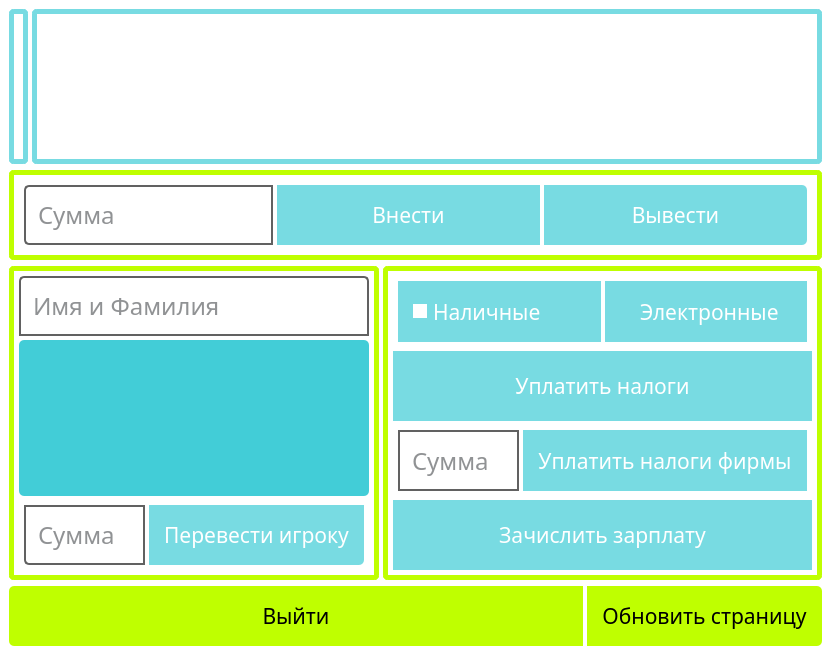
<?xml version="1.0" encoding="UTF-8"?>
<ui version="4.0">
 <class>BankNFCWindow</class>
 <widget class="QMainWindow" name="BankNFCWindow">
  <property name="geometry">
   <rect>
    <x>0</x>
    <y>0</y>
    <width>831</width>
    <height>655</height>
   </rect>
  </property>
  <property name="sizePolicy">
   <sizepolicy hsizetype="Preferred" vsizetype="Preferred">
    <horstretch>0</horstretch>
    <verstretch>0</verstretch>
   </sizepolicy>
  </property>
  <property name="minimumSize">
   <size>
    <width>0</width>
    <height>0</height>
   </size>
  </property>
  <property name="maximumSize">
   <size>
    <width>16777215</width>
    <height>16777215</height>
   </size>
  </property>
  <property name="windowTitle">
   <string>MainWindow</string>
  </property>
  <widget class="QWidget" name="centralwidget">
   <property name="styleSheet">
    <string notr="true">#centralwidget
{
	background-color: white;
}



QLineEdit
{
	color: #212529;
	padding: 10px;
	border: 2px solid #616161;
	background-color: white;
}
QLineEdit:focus
{
	border: 3px solid #272727;
}
QLineEdit:disabled
{
	background-color: #3F3F3F;
	color: #FFF;
}



QPushButton
{
    background-color: #78DBE2;
    color: white;
	border: none;
	padding: 15px;
}
QPushButton:hover:!pressed
{
	background-color: #28B3BD;
}
QPushButton:pressed
{
	background-color: #ABE9ED;
	color: black;
}
QPushButton::disabled
{
	background-color: #3F3F3F;
}</string>
   </property>
   <layout class="QVBoxLayout" name="verticalLayout">
    <item>
     <widget class="QFrame" name="personInfoFrame">
      <property name="styleSheet">
       <string notr="true">QLabel
{
	border: 5px solid #78DBE2;
	padding: 1px;
	border-radius: 5px;
}



QTextBrowser
{
	border: 5px solid #78DBE2;
	border-radius: 5px;
}



QTextBrowser QScrollBar:vertical {
	border: none;
    background: #3F3F3F;
	border-radius: 5px;
}
QTextBrowser QScrollBar:handle:vertical {
    background: #BFFF00;
	border-radius: 5px;
}
QTextBrowser QScrollBar:add-line:vertical,
QTextBrowser QScrollBar:sub-line:vertical
{
	border: none;
    background: #BFFF00;
	border-radius: 5px;
}
QTextBrowser QScrollBar:up-arrow:vertical,
QTextBrowser QScrollBar:down-arrow:vertical
{
	background-color: transparent;
}</string>
      </property>
      <property name="frameShape">
       <enum>QFrame::NoFrame</enum>
      </property>
      <property name="frameShadow">
       <enum>QFrame::Raised</enum>
      </property>
      <layout class="QHBoxLayout" name="horizontalLayout">
       <property name="spacing">
        <number>4</number>
       </property>
       <property name="leftMargin">
        <number>0</number>
       </property>
       <property name="topMargin">
        <number>0</number>
       </property>
       <property name="rightMargin">
        <number>0</number>
       </property>
       <property name="bottomMargin">
        <number>0</number>
       </property>
       <item>
        <widget class="QLabel" name="companyPic">
         <property name="minimumSize">
          <size>
           <width>0</width>
           <height>0</height>
          </size>
         </property>
         <property name="maximumSize">
          <size>
           <width>200</width>
           <height>200</height>
          </size>
         </property>
         <property name="font">
          <font>
           <family>Segoe UI</family>
           <pointsize>9</pointsize>
          </font>
         </property>
         <property name="styleSheet">
          <string notr="true"/>
         </property>
         <property name="text">
          <string/>
         </property>
         <property name="pixmap">
          <pixmap resource="../res/resources.qrc">:/img/img/bank.png</pixmap>
         </property>
         <property name="scaledContents">
          <bool>true</bool>
         </property>
        </widget>
       </item>
       <item>
        <widget class="QTextBrowser" name="personInfoTextBrowser">
         <property name="sizePolicy">
          <sizepolicy hsizetype="Expanding" vsizetype="Preferred">
           <horstretch>0</horstretch>
           <verstretch>0</verstretch>
          </sizepolicy>
         </property>
         <property name="font">
          <font>
           <family>Fira Sans Condensed</family>
           <pointsize>18</pointsize>
          </font>
         </property>
         <property name="horizontalScrollBarPolicy">
          <enum>Qt::ScrollBarAlwaysOff</enum>
         </property>
         <property name="html">
          <string>&lt;!DOCTYPE HTML PUBLIC &quot;-//W3C//DTD HTML 4.0//EN&quot; &quot;http://www.w3.org/TR/REC-html40/strict.dtd&quot;&gt;
&lt;html&gt;&lt;head&gt;&lt;meta name=&quot;qrichtext&quot; content=&quot;1&quot; /&gt;&lt;style type=&quot;text/css&quot;&gt;
p, li { white-space: pre-wrap; }
&lt;/style&gt;&lt;/head&gt;&lt;body style=&quot; font-family:'Fira Sans Condensed'; font-size:18pt; font-weight:400; font-style:normal;&quot;&gt;
&lt;p style=&quot;-qt-paragraph-type:empty; margin-top:0px; margin-bottom:0px; margin-left:0px; margin-right:0px; -qt-block-indent:0; text-indent:0px;&quot;&gt;&lt;br /&gt;&lt;/p&gt;&lt;/body&gt;&lt;/html&gt;</string>
         </property>
        </widget>
       </item>
      </layout>
     </widget>
    </item>
    <item>
     <widget class="QFrame" name="transferMoneyFrame">
      <property name="styleSheet">
       <string notr="true">QLineEdit
{
	border-top-left-radius: 5px;
	border-bottom-left-radius: 5px;
}



#withdrawButton
{
	border-top-right-radius: 5px;
	border-bottom-right-radius: 5px;
}



QFrame
{
	border: 5px solid #BFFF00;
	border-radius: 5px;
	padding: 10px;
}</string>
      </property>
      <property name="frameShape">
       <enum>QFrame::NoFrame</enum>
      </property>
      <property name="frameShadow">
       <enum>QFrame::Raised</enum>
      </property>
      <layout class="QHBoxLayout" name="horizontalLayout_2">
       <property name="spacing">
        <number>4</number>
       </property>
       <property name="leftMargin">
        <number>0</number>
       </property>
       <property name="topMargin">
        <number>0</number>
       </property>
       <property name="rightMargin">
        <number>0</number>
       </property>
       <property name="bottomMargin">
        <number>0</number>
       </property>
       <item>
        <widget class="QLineEdit" name="transferAmountLineEdit">
         <property name="sizePolicy">
          <sizepolicy hsizetype="Maximum" vsizetype="Preferred">
           <horstretch>0</horstretch>
           <verstretch>0</verstretch>
          </sizepolicy>
         </property>
         <property name="minimumSize">
          <size>
           <width>0</width>
           <height>0</height>
          </size>
         </property>
         <property name="maximumSize">
          <size>
           <width>16777215</width>
           <height>16777215</height>
          </size>
         </property>
         <property name="font">
          <font>
           <family>Fira Sans Condensed</family>
           <pointsize>18</pointsize>
          </font>
         </property>
         <property name="styleSheet">
          <string notr="true"/>
         </property>
         <property name="text">
          <string/>
         </property>
         <property name="maxLength">
          <number>9</number>
         </property>
         <property name="placeholderText">
          <string>Сумма</string>
         </property>
        </widget>
       </item>
       <item>
        <widget class="QPushButton" name="depositButton">
         <property name="sizePolicy">
          <sizepolicy hsizetype="Expanding" vsizetype="Preferred">
           <horstretch>0</horstretch>
           <verstretch>0</verstretch>
          </sizepolicy>
         </property>
         <property name="minimumSize">
          <size>
           <width>0</width>
           <height>0</height>
          </size>
         </property>
         <property name="maximumSize">
          <size>
           <width>16777215</width>
           <height>16777215</height>
          </size>
         </property>
         <property name="font">
          <font>
           <family>Fira Sans Condensed</family>
           <pointsize>16</pointsize>
          </font>
         </property>
         <property name="styleSheet">
          <string notr="true"/>
         </property>
         <property name="text">
          <string>Внести</string>
         </property>
        </widget>
       </item>
       <item>
        <widget class="QPushButton" name="withdrawButton">
         <property name="sizePolicy">
          <sizepolicy hsizetype="Expanding" vsizetype="Preferred">
           <horstretch>0</horstretch>
           <verstretch>0</verstretch>
          </sizepolicy>
         </property>
         <property name="minimumSize">
          <size>
           <width>0</width>
           <height>0</height>
          </size>
         </property>
         <property name="maximumSize">
          <size>
           <width>16777215</width>
           <height>16777215</height>
          </size>
         </property>
         <property name="font">
          <font>
           <family>Fira Sans Condensed</family>
           <pointsize>16</pointsize>
          </font>
         </property>
         <property name="styleSheet">
          <string notr="true"/>
         </property>
         <property name="text">
          <string>Вывести</string>
         </property>
        </widget>
       </item>
      </layout>
     </widget>
    </item>
    <item>
     <widget class="QFrame" name="frame">
      <property name="frameShape">
       <enum>QFrame::NoFrame</enum>
      </property>
      <property name="frameShadow">
       <enum>QFrame::Raised</enum>
      </property>
      <layout class="QHBoxLayout" name="horizontalLayout_7">
       <property name="spacing">
        <number>4</number>
       </property>
       <property name="leftMargin">
        <number>0</number>
       </property>
       <property name="topMargin">
        <number>0</number>
       </property>
       <property name="rightMargin">
        <number>0</number>
       </property>
       <property name="bottomMargin">
        <number>0</number>
       </property>
       <item>
        <widget class="QFrame" name="payPersonFrame">
         <property name="styleSheet">
          <string notr="true">QFrame
{
	border: 5px solid #BFFF00;
	border-radius: 5px;
	padding: 5px;
}



QLineEdit
{
	border-top-left-radius: 5px;
	border-top-right-radius: 5px;
}



QListWidget
{
	color: #212529;
	background-color: #42CDD7;
	border: none;
}
QListWidget:disabled
{
	background-color: #3F3F3F;
	color: #FFF;
}



QListWidget::item
{
	color: black;
	background-color: white;
	border: 3px solid #42CDD7;
	border-radius: 5px;
	padding: 3px;
	margin-right: 5px;
}
QListWidget::item:hover:!selected
{
	background-color: #CCCCCC;
}
QListWidget::item:selected
{
	border: 5px solid #BFFF00;
}



QListWidget QScrollBar:vertical {
	border: none;
    background: #3F3F3F;
	border-radius: 5px;
}
QListWidget QScrollBar:handle:vertical {
    background: #BFFF00;
	border-radius: 5px;
}
QListWidget QScrollBar:add-line:vertical,
QListWidget QScrollBar:sub-line:vertical
{
	border: none;
    background: #BFFF00;
	border-radius: 5px;
}
QListWidget QScrollBar:up-arrow:vertical,
QListWidget QScrollBar:down-arrow:vertical
{
	background-color: transparent;
}</string>
         </property>
         <property name="frameShape">
          <enum>QFrame::NoFrame</enum>
         </property>
         <property name="frameShadow">
          <enum>QFrame::Raised</enum>
         </property>
         <layout class="QVBoxLayout" name="verticalLayout_2">
          <property name="spacing">
           <number>4</number>
          </property>
          <property name="leftMargin">
           <number>0</number>
          </property>
          <property name="topMargin">
           <number>0</number>
          </property>
          <property name="rightMargin">
           <number>0</number>
          </property>
          <property name="bottomMargin">
           <number>0</number>
          </property>
          <item>
           <widget class="QLineEdit" name="personTransferLineEdit">
            <property name="enabled">
             <bool>true</bool>
            </property>
            <property name="sizePolicy">
             <sizepolicy hsizetype="Expanding" vsizetype="Fixed">
              <horstretch>0</horstretch>
              <verstretch>0</verstretch>
             </sizepolicy>
            </property>
            <property name="minimumSize">
             <size>
              <width>0</width>
              <height>0</height>
             </size>
            </property>
            <property name="font">
             <font>
              <family>Fira Sans Condensed</family>
              <pointsize>18</pointsize>
             </font>
            </property>
            <property name="styleSheet">
             <string notr="true"/>
            </property>
            <property name="maxLength">
             <number>64</number>
            </property>
            <property name="placeholderText">
             <string>Имя и Фамилия</string>
            </property>
           </widget>
          </item>
          <item>
           <widget class="QListWidget" name="personsListWidget">
            <property name="enabled">
             <bool>true</bool>
            </property>
            <property name="sizePolicy">
             <sizepolicy hsizetype="Preferred" vsizetype="Expanding">
              <horstretch>0</horstretch>
              <verstretch>0</verstretch>
             </sizepolicy>
            </property>
            <property name="minimumSize">
             <size>
              <width>0</width>
              <height>0</height>
             </size>
            </property>
            <property name="font">
             <font>
              <family>Fira Sans Condensed</family>
              <pointsize>18</pointsize>
             </font>
            </property>
            <property name="styleSheet">
             <string notr="true"/>
            </property>
            <property name="frameShape">
             <enum>QFrame::StyledPanel</enum>
            </property>
            <property name="horizontalScrollBarPolicy">
             <enum>Qt::ScrollBarAlwaysOff</enum>
            </property>
            <property name="wordWrap">
             <bool>true</bool>
            </property>
           </widget>
          </item>
          <item>
           <widget class="QFrame" name="payPersonFrame_2">
            <property name="styleSheet">
             <string notr="true">QFrame
{
	border: none;
}



QLineEdit
{
	border-radius: 0px;
	border-bottom-left-radius: 5px;
}



QPushButton
{
	border-bottom-right-radius: 5px;
}</string>
            </property>
            <property name="frameShape">
             <enum>QFrame::NoFrame</enum>
            </property>
            <property name="frameShadow">
             <enum>QFrame::Raised</enum>
            </property>
            <layout class="QHBoxLayout" name="horizontalLayout_3">
             <property name="spacing">
              <number>4</number>
             </property>
             <property name="leftMargin">
              <number>0</number>
             </property>
             <property name="topMargin">
              <number>0</number>
             </property>
             <property name="rightMargin">
              <number>0</number>
             </property>
             <property name="bottomMargin">
              <number>0</number>
             </property>
             <item>
              <widget class="QLineEdit" name="personAmountLineEdit">
               <property name="enabled">
                <bool>true</bool>
               </property>
               <property name="sizePolicy">
                <sizepolicy hsizetype="Preferred" vsizetype="Preferred">
                 <horstretch>0</horstretch>
                 <verstretch>0</verstretch>
                </sizepolicy>
               </property>
               <property name="minimumSize">
                <size>
                 <width>0</width>
                 <height>0</height>
                </size>
               </property>
               <property name="font">
                <font>
                 <family>Fira Sans Condensed</family>
                 <pointsize>18</pointsize>
                </font>
               </property>
               <property name="styleSheet">
                <string notr="true"/>
               </property>
               <property name="maxLength">
                <number>64</number>
               </property>
               <property name="placeholderText">
                <string>Сумма</string>
               </property>
              </widget>
             </item>
             <item>
              <widget class="QPushButton" name="personTransferButton">
               <property name="enabled">
                <bool>true</bool>
               </property>
               <property name="sizePolicy">
                <sizepolicy hsizetype="Preferred" vsizetype="Preferred">
                 <horstretch>0</horstretch>
                 <verstretch>0</verstretch>
                </sizepolicy>
               </property>
               <property name="minimumSize">
                <size>
                 <width>0</width>
                 <height>0</height>
                </size>
               </property>
               <property name="maximumSize">
                <size>
                 <width>16777215</width>
                 <height>16777215</height>
                </size>
               </property>
               <property name="font">
                <font>
                 <family>Fira Sans Condensed</family>
                 <pointsize>16</pointsize>
                </font>
               </property>
               <property name="styleSheet">
                <string notr="true"/>
               </property>
               <property name="text">
                <string>Перевести игроку</string>
               </property>
              </widget>
             </item>
            </layout>
           </widget>
          </item>
         </layout>
        </widget>
       </item>
       <item>
        <widget class="QFrame" name="otherActionsFrame">
         <property name="styleSheet">
          <string notr="true">QFrame
{
	border: 5px solid #BFFF00;
	border-radius: 5px;
	padding: 5px;
}</string>
         </property>
         <property name="frameShape">
          <enum>QFrame::NoFrame</enum>
         </property>
         <property name="frameShadow">
          <enum>QFrame::Raised</enum>
         </property>
         <layout class="QVBoxLayout" name="verticalLayout_3">
          <property name="spacing">
           <number>4</number>
          </property>
          <property name="leftMargin">
           <number>0</number>
          </property>
          <property name="topMargin">
           <number>0</number>
          </property>
          <property name="rightMargin">
           <number>0</number>
          </property>
          <property name="bottomMargin">
           <number>0</number>
          </property>
          <item>
           <widget class="QFrame" name="chooseMethodFrame">
            <property name="sizePolicy">
             <sizepolicy hsizetype="Expanding" vsizetype="Preferred">
              <horstretch>0</horstretch>
              <verstretch>0</verstretch>
             </sizepolicy>
            </property>
            <property name="styleSheet">
             <string notr="true">QFrame
{
	border: none;
}



QRadioButton
{
    background-color: #78DBE2;
    color: white;
	border: none;
	padding: 15px;
}
QRadioButton:hover:!pressed
{
	background-color: #28B3BD;
}
QRadioButton:pressed
{
	background-color: #ABE9ED;
	color: black;
}
QRadioButton::disabled
{
	background-color: #3F3F3F;
}


QRadioButton::indicator
{
	background: transparent;
}
QRadioButton::indicator:checked
{
	background-color: white;
}</string>
            </property>
            <property name="frameShape">
             <enum>QFrame::NoFrame</enum>
            </property>
            <property name="frameShadow">
             <enum>QFrame::Raised</enum>
            </property>
            <layout class="QHBoxLayout" name="horizontalLayout_4">
             <property name="spacing">
              <number>4</number>
             </property>
             <property name="leftMargin">
              <number>0</number>
             </property>
             <property name="topMargin">
              <number>0</number>
             </property>
             <property name="rightMargin">
              <number>0</number>
             </property>
             <property name="bottomMargin">
              <number>0</number>
             </property>
             <item>
              <widget class="QRadioButton" name="cashRadio">
               <property name="enabled">
                <bool>true</bool>
               </property>
               <property name="sizePolicy">
                <sizepolicy hsizetype="Preferred" vsizetype="Preferred">
                 <horstretch>0</horstretch>
                 <verstretch>0</verstretch>
                </sizepolicy>
               </property>
               <property name="minimumSize">
                <size>
                 <width>0</width>
                 <height>0</height>
                </size>
               </property>
               <property name="font">
                <font>
                 <family>Fira Sans Condensed</family>
                 <pointsize>16</pointsize>
                </font>
               </property>
               <property name="styleSheet">
                <string notr="true"/>
               </property>
               <property name="text">
                <string>Наличныe</string>
               </property>
               <property name="checkable">
                <bool>true</bool>
               </property>
               <property name="checked">
                <bool>true</bool>
               </property>
              </widget>
             </item>
             <item>
              <widget class="QRadioButton" name="cardRadio">
               <property name="enabled">
                <bool>true</bool>
               </property>
               <property name="sizePolicy">
                <sizepolicy hsizetype="Preferred" vsizetype="Preferred">
                 <horstretch>0</horstretch>
                 <verstretch>0</verstretch>
                </sizepolicy>
               </property>
               <property name="minimumSize">
                <size>
                 <width>0</width>
                 <height>0</height>
                </size>
               </property>
               <property name="font">
                <font>
                 <family>Fira Sans Condensed</family>
                 <pointsize>16</pointsize>
                </font>
               </property>
               <property name="styleSheet">
                <string notr="true"/>
               </property>
               <property name="text">
                <string>Электронныe</string>
               </property>
               <property name="checked">
                <bool>false</bool>
               </property>
              </widget>
             </item>
            </layout>
           </widget>
          </item>
          <item>
           <widget class="QPushButton" name="payTaxesButton">
            <property name="enabled">
             <bool>true</bool>
            </property>
            <property name="sizePolicy">
             <sizepolicy hsizetype="Expanding" vsizetype="Preferred">
              <horstretch>0</horstretch>
              <verstretch>0</verstretch>
             </sizepolicy>
            </property>
            <property name="minimumSize">
             <size>
              <width>0</width>
              <height>0</height>
             </size>
            </property>
            <property name="maximumSize">
             <size>
              <width>16777215</width>
              <height>16777215</height>
             </size>
            </property>
            <property name="font">
             <font>
              <family>Fira Sans Condensed</family>
              <pointsize>16</pointsize>
             </font>
            </property>
            <property name="styleSheet">
             <string notr="true"/>
            </property>
            <property name="text">
             <string>Уплатить налоги</string>
            </property>
           </widget>
          </item>
          <item>
           <widget class="QFrame" name="payCompanyTaxesFrame">
            <property name="sizePolicy">
             <sizepolicy hsizetype="Expanding" vsizetype="Preferred">
              <horstretch>0</horstretch>
              <verstretch>0</verstretch>
             </sizepolicy>
            </property>
            <property name="styleSheet">
             <string notr="true">QFrame
{
	border: none;
}</string>
            </property>
            <property name="frameShape">
             <enum>QFrame::NoFrame</enum>
            </property>
            <property name="frameShadow">
             <enum>QFrame::Raised</enum>
            </property>
            <layout class="QHBoxLayout" name="horizontalLayout_5">
             <property name="spacing">
              <number>4</number>
             </property>
             <property name="leftMargin">
              <number>0</number>
             </property>
             <property name="topMargin">
              <number>0</number>
             </property>
             <property name="rightMargin">
              <number>0</number>
             </property>
             <property name="bottomMargin">
              <number>0</number>
             </property>
             <item>
              <widget class="QLineEdit" name="companyTaxLineEdit">
               <property name="enabled">
                <bool>true</bool>
               </property>
               <property name="sizePolicy">
                <sizepolicy hsizetype="Expanding" vsizetype="Preferred">
                 <horstretch>0</horstretch>
                 <verstretch>0</verstretch>
                </sizepolicy>
               </property>
               <property name="minimumSize">
                <size>
                 <width>0</width>
                 <height>0</height>
                </size>
               </property>
               <property name="font">
                <font>
                 <family>Fira Sans Condensed</family>
                 <pointsize>18</pointsize>
                </font>
               </property>
               <property name="styleSheet">
                <string notr="true"/>
               </property>
               <property name="maxLength">
                <number>64</number>
               </property>
               <property name="placeholderText">
                <string>Сумма</string>
               </property>
              </widget>
             </item>
             <item>
              <widget class="QPushButton" name="companyTaxButton">
               <property name="enabled">
                <bool>true</bool>
               </property>
               <property name="sizePolicy">
                <sizepolicy hsizetype="Expanding" vsizetype="Preferred">
                 <horstretch>0</horstretch>
                 <verstretch>0</verstretch>
                </sizepolicy>
               </property>
               <property name="minimumSize">
                <size>
                 <width>0</width>
                 <height>0</height>
                </size>
               </property>
               <property name="maximumSize">
                <size>
                 <width>16777215</width>
                 <height>16777215</height>
                </size>
               </property>
               <property name="font">
                <font>
                 <family>Fira Sans Condensed</family>
                 <pointsize>16</pointsize>
                </font>
               </property>
               <property name="styleSheet">
                <string notr="true"/>
               </property>
               <property name="text">
                <string>Уплатить налоги фирмы</string>
               </property>
              </widget>
             </item>
            </layout>
           </widget>
          </item>
          <item>
           <widget class="QPushButton" name="ministerSalaryButton">
            <property name="enabled">
             <bool>true</bool>
            </property>
            <property name="sizePolicy">
             <sizepolicy hsizetype="Expanding" vsizetype="Preferred">
              <horstretch>0</horstretch>
              <verstretch>0</verstretch>
             </sizepolicy>
            </property>
            <property name="minimumSize">
             <size>
              <width>0</width>
              <height>0</height>
             </size>
            </property>
            <property name="maximumSize">
             <size>
              <width>16777215</width>
              <height>16777215</height>
             </size>
            </property>
            <property name="font">
             <font>
              <family>Fira Sans Condensed</family>
              <pointsize>16</pointsize>
             </font>
            </property>
            <property name="styleSheet">
             <string notr="true"/>
            </property>
            <property name="text">
             <string>Зачислить зарплату</string>
            </property>
           </widget>
          </item>
         </layout>
        </widget>
       </item>
      </layout>
     </widget>
    </item>
    <item>
     <widget class="QFrame" name="exitFrame">
      <property name="styleSheet">
       <string notr="true">QPushButton
{
    background-color: #BFFF00;
    color: black;
	border: none;
	padding: 15px;
}
QPushButton:hover:!pressed
{
	background-color: #99CC00;
}
QPushButton:pressed
{
	background-color: #CCFF33;
	color: black;
}
QPushButton:disabled
{
	background-color: #3F3F3F;
}



#exitButton
{
	border-top-left-radius: 5px;
	border-bottom-left-radius: 5px;
}
#refreshButton
{
	border-top-right-radius: 5px;
	border-bottom-right-radius: 5px;
}</string>
      </property>
      <property name="frameShape">
       <enum>QFrame::NoFrame</enum>
      </property>
      <property name="frameShadow">
       <enum>QFrame::Raised</enum>
      </property>
      <layout class="QHBoxLayout" name="horizontalLayout_6">
       <property name="spacing">
        <number>4</number>
       </property>
       <property name="leftMargin">
        <number>0</number>
       </property>
       <property name="topMargin">
        <number>0</number>
       </property>
       <property name="rightMargin">
        <number>0</number>
       </property>
       <property name="bottomMargin">
        <number>0</number>
       </property>
       <item>
        <widget class="QPushButton" name="exitButton">
         <property name="sizePolicy">
          <sizepolicy hsizetype="Expanding" vsizetype="Preferred">
           <horstretch>0</horstretch>
           <verstretch>0</verstretch>
          </sizepolicy>
         </property>
         <property name="minimumSize">
          <size>
           <width>0</width>
           <height>0</height>
          </size>
         </property>
         <property name="maximumSize">
          <size>
           <width>16777215</width>
           <height>16777215</height>
          </size>
         </property>
         <property name="font">
          <font>
           <family>Fira Sans Condensed</family>
           <pointsize>16</pointsize>
          </font>
         </property>
         <property name="cursor">
          <cursorShape>PointingHandCursor</cursorShape>
         </property>
         <property name="styleSheet">
          <string notr="true"/>
         </property>
         <property name="text">
          <string>Выйти</string>
         </property>
        </widget>
       </item>
       <item>
        <widget class="QPushButton" name="refreshButton">
         <property name="sizePolicy">
          <sizepolicy hsizetype="Minimum" vsizetype="Preferred">
           <horstretch>0</horstretch>
           <verstretch>0</verstretch>
          </sizepolicy>
         </property>
         <property name="minimumSize">
          <size>
           <width>0</width>
           <height>0</height>
          </size>
         </property>
         <property name="maximumSize">
          <size>
           <width>16777215</width>
           <height>16777215</height>
          </size>
         </property>
         <property name="font">
          <font>
           <family>Fira Sans Condensed</family>
           <pointsize>16</pointsize>
          </font>
         </property>
         <property name="cursor">
          <cursorShape>PointingHandCursor</cursorShape>
         </property>
         <property name="styleSheet">
          <string notr="true"/>
         </property>
         <property name="text">
          <string>Обновить страницу</string>
         </property>
        </widget>
       </item>
      </layout>
     </widget>
    </item>
   </layout>
  </widget>
 </widget>
 <resources>
  <include location="../res/resources.qrc"/>
 </resources>
 <connections/>
</ui>
